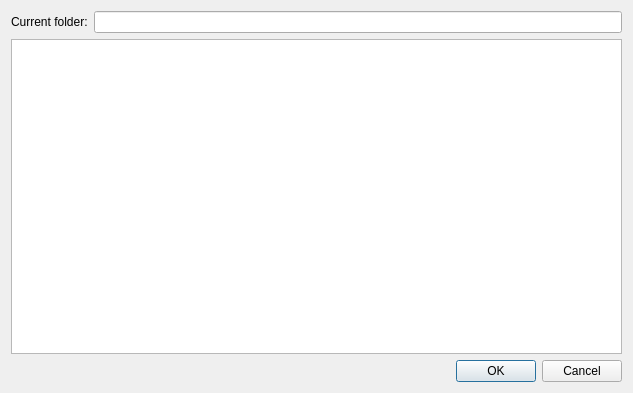
<?xml version="1.0" encoding="UTF-8"?>
<ui version="4.0">
 <class>FolderVewer</class>
 <widget class="QDialog" name="FolderVewer">
  <property name="geometry">
   <rect>
    <x>0</x>
    <y>0</y>
    <width>633</width>
    <height>393</height>
   </rect>
  </property>
  <property name="windowTitle">
   <string>Dialog</string>
  </property>
  <layout class="QGridLayout" name="gridLayout_2">
   <item row="0" column="0">
    <layout class="QGridLayout" name="gridLayout">
     <item row="0" column="0">
      <layout class="QHBoxLayout" name="horizontalLayout">
       <item>
        <widget class="QLabel" name="CurrFolder">
         <property name="text">
          <string>Current folder:</string>
         </property>
        </widget>
       </item>
       <item>
        <widget class="QLineEdit" name="lineEdit"/>
       </item>
      </layout>
     </item>
     <item row="1" column="0">
      <widget class="QTreeView" name="treeView"/>
     </item>
     <item row="2" column="0">
      <widget class="QDialogButtonBox" name="buttonBox">
       <property name="orientation">
        <enum>Qt::Horizontal</enum>
       </property>
       <property name="standardButtons">
        <set>QDialogButtonBox::Cancel|QDialogButtonBox::Ok</set>
       </property>
      </widget>
     </item>
    </layout>
   </item>
  </layout>
 </widget>
 <resources/>
 <connections>
  <connection>
   <sender>buttonBox</sender>
   <signal>accepted()</signal>
   <receiver>FolderVewer</receiver>
   <slot>accept()</slot>
   <hints>
    <hint type="sourcelabel">
     <x>248</x>
     <y>254</y>
    </hint>
    <hint type="destinationlabel">
     <x>157</x>
     <y>274</y>
    </hint>
   </hints>
  </connection>
  <connection>
   <sender>buttonBox</sender>
   <signal>rejected()</signal>
   <receiver>FolderVewer</receiver>
   <slot>reject()</slot>
   <hints>
    <hint type="sourcelabel">
     <x>316</x>
     <y>260</y>
    </hint>
    <hint type="destinationlabel">
     <x>286</x>
     <y>274</y>
    </hint>
   </hints>
  </connection>
 </connections>
</ui>
